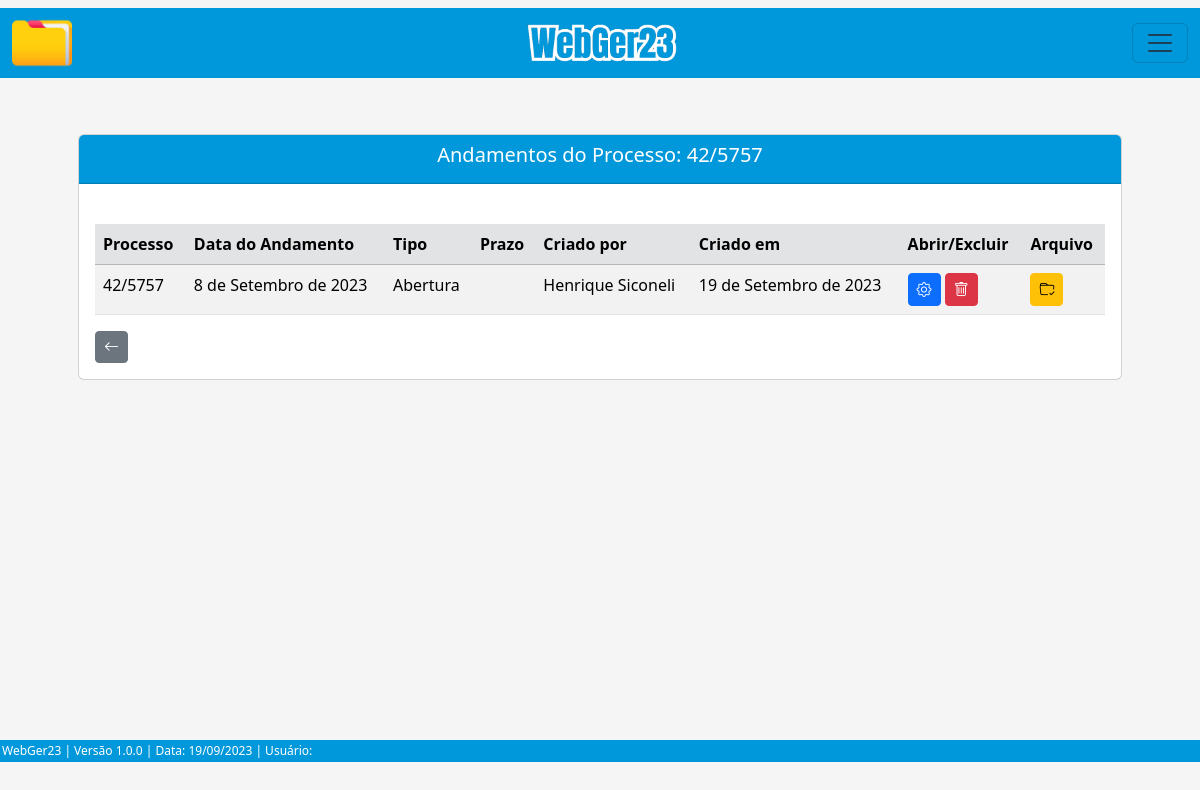
Page /listar/andamento-adm/21 on the committed database.
### processo/models.py (models this page shows, shortened)
class Base(models.Model): # Classe base, será herdada pelas outras classes
    data_criacao = models.DateField('data_criação', auto_now_add=True)
    data_alteracao = models.DateField('Alterado', auto_now=True)
    ativo = models.BooleanField('Ativo?', default=True)
    class Meta:
        abstract = True

class ProcessoAdm(Base):
    ufs = (
        ('MS', 'MS'), ('MT', 'MT'), ('SP', 'SP'), ('RJ', 'RJ'),
    )
    municipios = (
        ('Selvíria', 'Selvíria'), ('Inocência', 'Inocência'),
    )
    tipo_pessoas = (
        ('Física', 'Física'), ('Jurídica', 'Jurídica'),
    )
    criador_processo_adm = models.ForeignKey(get_user_model(), verbose_name='Usuário Criador', on_delete=models.CASCADE) # Usuário que criou o processo, utilizando chave primária com o get_user_model do django, para utilizar o usuário logado automaticamente
    numero = models.CharField(unique=True, verbose_name='N°', max_length=10) # Número do processo
    municipio = models.CharField(max_length=50, choices=municipios, verbose_name='Município') # Município
    uf = models.CharField(max_length=2, choices=ufs) # UF
    data_inicial = models.DateField(blank=True, null=True) # Data Inicial do Período do processo
    data_final = models.DateField(blank=True, null=True) # Data final do Período do processo
    data_div_ativa = models.DateField(blank=True, null=True) # Data dívida ativa
    valor_atributo = models.CharField(max_length=14, blank=True, null=True)  # Valor do atributo
    valor_multa = models.CharField(max_length=14, blank=True, null=True) # Valor da multa
    valor_credito = models.CharField(max_length=14, blank=True, null=True) # Valor do crédito
    valor_atualizado = models.CharField(max_length=14, blank=True, null=True) # Valor do atualizado
    data_valor_atualizado = models.DateField(blank=True, null=True) # Data valor atualizado
    nome_contribuinte = models.CharField(max_length=50)  # Nome / Razão Social
    tipo_pessoa = models.CharField(max_length=50, choices=tipo_pessoas) # Física / Jurídica
    documento = models.CharField(max_length=20, verbose_name='CPF/CNPJ', unique=True) # CPF / CNPJ
    nome_fantasia = models.CharField(max_length=50, blank=True, null=True) # Nome Fantasia
    email = models.EmailField(max_length=50, blank=True, null=True) # E-mail
    endereco = models.CharField(max_length=150) # Rua
    complemento = models.CharField(max_length=50, blank=True, null=True) # Complemento
    municipio_contribuinte = models.CharField(max_length=50, blank=True, null=True) # Município Contribuinte
    uf_contribuinte = models.CharField(max_length=2, choices=ufs, verbose_name='UF', blank=True, null=True) # UF Contribuinte
    cep = models.CharField(max_length=10, blank=True, null=True) # CEP
    telefone = models.CharField(max_length=20, blank=True, null=True) # Telefone
    celular = models.CharField(max_length=20, blank=True, null=True) # Celular
    def __str__(self):
        return f'{self.numero}'

class AndamentoAdm(Base):
    andamentos = (
    ('Abertura', 'Abertura'), ('Parecer Fiscal', 'Parecer Fiscal'), ('Decisão 1ª Instância', 'Decisão 1ª Instância'), ('Suspenso Para Fiscalização Futura', 'Suspenso Para Fiscalização Futura'), ('Auto de Infração e Termo de Intimação - AITI.', 'Auto de Infração e Termo de Intimação - AITI.'), ('Termo de Intimação Fiscal - TIF.-tif.', 'Termo de Intimação Fiscal - TIF.'), ('Decisão de 2ª Instância', 'Decisão de 2ª Instância'), ('Cobrança de Documentação', 'Cobrança de Documentação'), ('Recurso Voluntário', 'Recurso Voluntário'), ('Fim do Contrato com a Assessoria', 'Fim do Contrato com a Assessoria'), ('Manifestação', 'Manifestação'), ('Recebimento do AR', 'Recebimento do AR'), ('Despacho', 'Despacho'), ('Aguardando Pagamento', 'Aguardando Pagamento'), ('Apresentação de Documentação para Análise', 'Apresentação de Documentação para Análise'), ('Aguardando AR', 'Aguardando AR'), ('Ofício', 'Ofício'), ('Revelia', 'Revelia'), ('Execução', 'Execução'), ('Confissão de Dívida (Parcelamento)', 'Confissão de Dívida (Parcelamento)'), ('Reenvio de Documento', 'Reenvio de Documento'), ('Parecer Juridico', 'Parecer Juridico'), ('Certidão', 'Certidão'), ('Encaminhado', 'Encaminhado'),
    )
    criador_andamento_adm = models.ForeignKey(get_user_model(), verbose_name='Usuário Criador', on_delete=models.CASCADE)
    processo = models.ForeignKey(ProcessoAdm, on_delete=models.CASCADE) # Relacionamento 'One to Many (um para muitos)'
    data_andamento = models.DateField(verbose_name='Data do Andamento')
    andamento = models.CharField(max_length=100, choices=andamentos, verbose_name='Andamento')
    data_prazo = models.DateField(blank=True, null=True)
    funcionario = models.CharField(max_length=50, blank=True, null=True)
    data_recebimento = models.DateField(blank=True, null=True)
    complemento = models.CharField(max_length=150, blank=True, null=True)
    arquivo_1 = models.FileField(upload_to='uploads/', verbose_name='Arquivo', blank=True)
    arquivo_2 = models.FileField(upload_to='uploads/', verbose_name='Arquivo', blank=True)
    arquivo_3 = models.FileField(upload_to='uploads/', verbose_name='Arquivo', blank=True)

### processo/views.py (the view)
# urls.py: path('listar/andamento-adm/<int:pk>', AndamentoAdmList.as_view(), name='andamento-adm-list'),
class AndamentoAdmList(ListView):
    model = ProcessoAdm
    template_name = 'processos/lists/andamento_adm_list.html'
    def get_queryset(self):
        pk_processo = self.kwargs.get('pk') # Pega a pk(primary key) da URL, pk do processo
        processo = ProcessoAdm.objects.get(pk=pk_processo)  # Pega o processo que possui a pk recebida (pk é a primary key do processo)
        andamentos = processo.andamentoadm_set.all()  # Pega todos os atributos do andamento
        return andamentos
    def get_context_data(self, **kwargs):
        processo_pk = self.kwargs.get('pk') # Pega a PK do processo através da URL
        context = super().get_context_data(**kwargs)
        context['dados_processo'] = ProcessoAdm.objects.filter(pk=processo_pk) # Filtra os dados do processo através da pk
        return context

### processo/templates/processos/lists/andamento_adm_list.html (shortened to what this page needs)
{% extends 'index.html' %}
{% load static %}
{% block conteudo %}
    <div class="container p-5">
        <div class="card">
            <div class="card-header text-white" style="background-color: #0098DB;">
                {% for atributo in dados_processo %}
                    <h5 style="text-align: center;">Andamentos do Processo: {{ atributo.numero }}</h5>
                {% endfor %}
            </div>
            <div class="card-body">
                <div class="table-responsive">
                    <br>
                    <table class="table table-striped" id="tabela-listar-andamento">
                        <thead>
                            <tr class="table-secondary">
                                <th>Processo</th>
                                <th>Data do Andamento</th>
                                <th>Tipo</th>
                                <th>Prazo</th>
                                <th>Criado por</th>
                                <th>Criado em</th>
                                <th>Abrir/Excluir</th>
                                <th>Arquivo</th>
                            </tr>
                        </thead>
                        <tbody>
                            {% for andamento in object_list %}
                            <tr>
                                <td>{{ andamento.processo }}</td>
                                <td>{{ andamento.data_andamento }}</td>
                                <td>{{ andamento.andamento }}</td>
                                {% if andamento.data_prazo == Null %}
                                <td></td>
                                {% else %}
                                <td>{{ andamento.data_prazo }}</td>
                                {% endif%}
                                <td>{{ andamento.criador_andamento_adm.get_full_name }}</td>
                                <td>{{ andamento.data_criacao }}</td>
                                <td>
                                    <a href="{% url 'andamento-adm-update' andamento.pk %}" class="btn btn-primary btn-sm"><i class="bi bi-gear" style="font-size: 15px;"></i></a>
                                    <a href="{% url 'andamento-adm-delete' andamento.pk %}" class="btn btn-danger btn-sm"><i class="bi bi-trash" style="font-size: 15px;"></i></a>
                                </td>
                                <td>
                                    <a href="{% url 'arquivo-andamento-adm-list' andamento.pk %}" class="btn btn-warning btn-sm"><i class="bi bi-folder-check" style="font-size: 15px;"></i></a>
                                </td>
                            </tr>
                            {% endfor %}
                        </tbody>
                    </table>
                    <a href="{% url 'proc-adm-list' %}" class="btn btn-secondary btn-sm"><i class="bi bi-arrow-left" style="font-size: 15px;"></i></a>
                </div>
            </div>
        </div>
    </div>
    <br><br><br><br><br><br><br><br><br><br><br><br><br>
{% endblock %}

### core/static/css/estilos.css (style rules this page uses)
body { background-color: whitesmoke; margin: 0; }

### rows in the picture
ProcessoAdm: numero "42/5757"
AndamentoAdm: processo "42/5757", data_andamento "8 de Setembro de 2023", andamento "Abertura", criador_andamento_adm.get_full_name "Henrique Siconeli", data_criacao "19 de Setembro de 2023"
